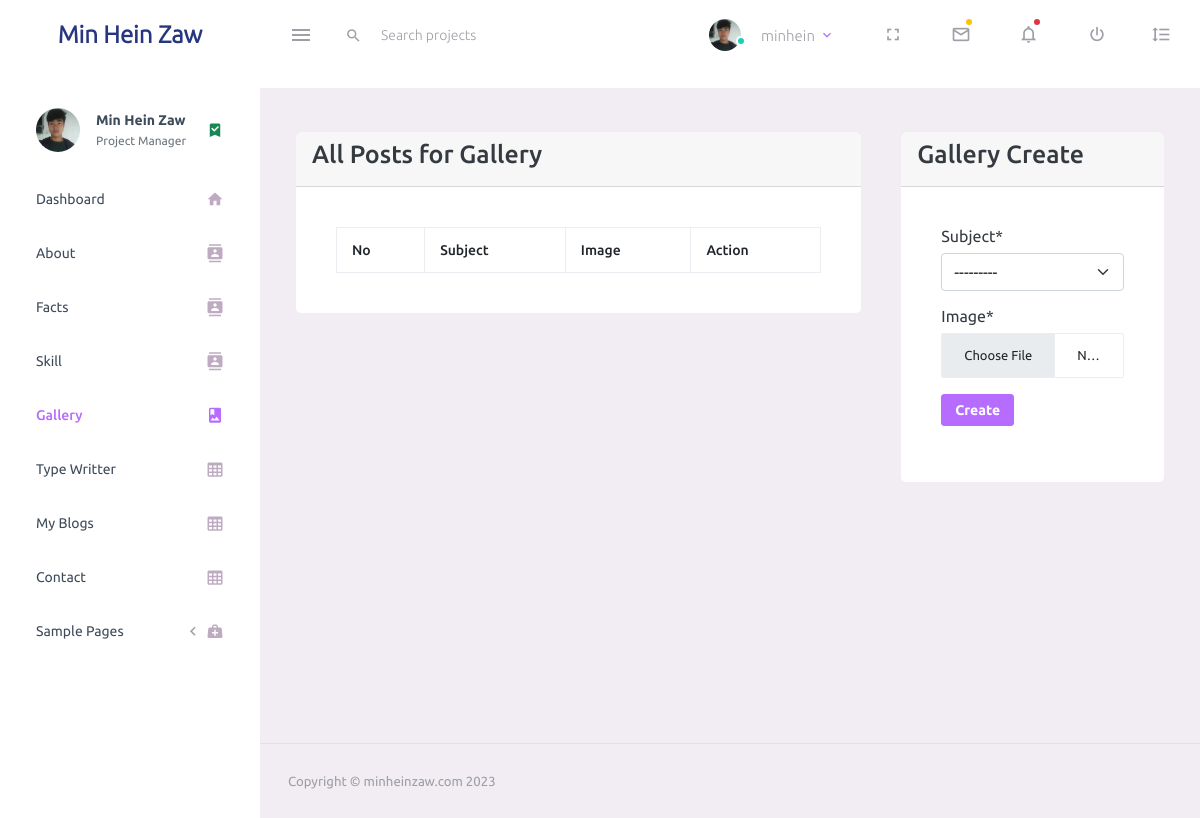
/gallery/ (signed in), run on an earlier commit of the app's database.
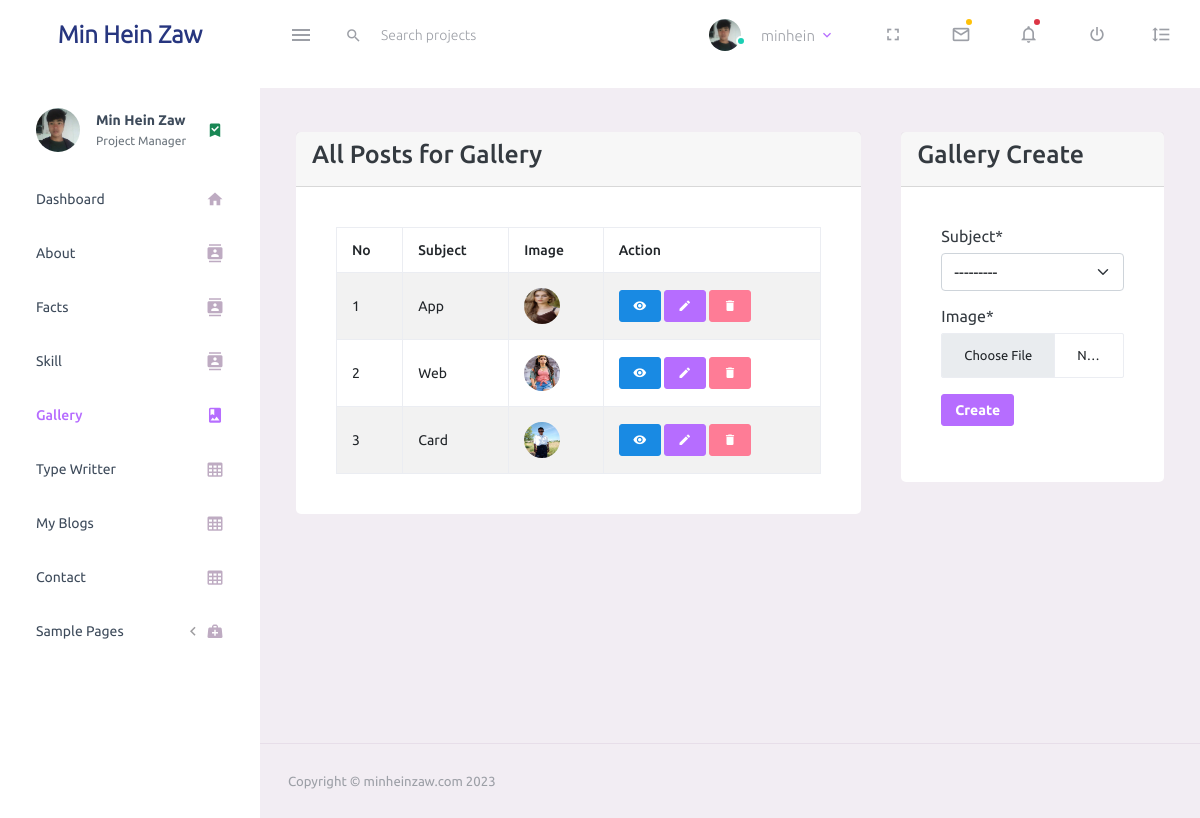
And on a later commit of the database.
### base/models.py (models this page shows, shortened)
class About(models.Model):
    name = models.CharField(max_length=100, null=True)
    birthday = models.DateField(null=True)
    email = models.EmailField(null=True)
    phone = models.CharField(max_length=15, null=True)
    address = models.CharField(max_length=100, null=True)
    description = RichTextField(null=True, blank=True)
    created = models.DateTimeField(auto_now=True)
    updated = models.DateTimeField(auto_now_add=True)

class Gallery(models.Model):
    subject = models.CharField(max_length=3, choices=SUBJECT, null=True)
    image = models.ImageField(upload_to="photoes/", null=True)

### base/views.py (the view)
# urls.py: path('gallery/', views.galleryPage, name="gallery"),
@login_required (login_url='login')
def galleryPage(request):
    abouts = About.objects.all()
    page = "gallery-create"
    forms = GalleryForm()
    galleries = Gallery.objects.all()
    if request.method == "POST":
        form = GalleryForm(request.POST, request.FILES)
        form.is_valid()
        form.save()
        messages.success(request, "Your Add Gallery is sucessfully!" )
        return redirect('gallery')
    context = {'page':page,'forms':forms, 'galleries':galleries, 'abouts':abouts}
    return render(request, 'backend/gallery/gallery.html', context)

### base/forms.py
class GalleryForm(forms.ModelForm):
    class Meta:
        model = Gallery
        fields = "__all__"
        widgets = {
            'subject':forms.Select(attrs=({'class':'custom_input'})),
            'image':forms.FileInput(attrs=({'placeholder':'Choice image...', 'class':'custom-input'})),
        }

### base/templates/backend/gallery/gallery.html (shortened to what this page needs)
{% extends 'main.html' %}
{% load crispy_forms_tags %}
{% block content %}
    <div class="row">
        <div class="col-md-8">
            <div class="card">
                <div class="card-header">
                    <h3>All Posts for Gallery</h3>
                </div>
                <div class="card-body">
                    <table class="table table-striped table-bordered">
                        <thead>
                            <tr>
                                <th>No</th>
                                <th>Subject</th>
                                <th>Image</th>
                                <th>Action</th>
                            </tr>
                        </thead>
                        <tbody>
                            {% for gallery in galleries %}
                                <tr>
                                    <td>{{forloop.counter}}</td>
                                    <td>{{gallery.get_subject_display}}</td>
                                    <td>
                                        <img src="{{gallery.image.url}}" alt="">
                                    </td>
                                    <td>
                                        <a href="{% url 'gallery-view' gallery.id %}" class="btn btn-info btn-sm"><span class="mdi mdi-eye"></span></a>
                                        <a href="{% url 'gallery-edit' gallery.id %}" class="btn btn-primary btn-sm"><span class="mdi mdi-pencil"></span></a>
                                        <a href="{% url 'gallery-delete' gallery.id %}" class="btn btn-danger btn-sm"><span class="mdi mdi-delete"></span></a>
                                    </td>
                                </tr>
                            {% endfor %}
                        </tbody>
                    </table>
                </div>
            </div>
        </div>
       {% if page == "gallery-create" %}
            <div class="col-md-4">
                <div class="card">
                    <div class="card-header">
                        <h3>Gallery Create</h3>
                    </div>
                    <div class="card-body">
                        <form action="" method="POST" enctype="multipart/form-data">
                            {{forms.subject|as_crispy_field}}
                            {{forms.image|as_crispy_field}}
                            <button type="submit" class="btn btn-primary btn-sm">Create</button>
                        </form>
                    </div>
                </div>
            </div>
        {% endif %}
    </div>
{% endblock content %}

### templates/sidebar.html (shortened to what this page needs)
{% load static %}
<nav class="sidebar sidebar-offcanvas" id="sidebar">
    <ul class="nav">
      <li class="nav-item nav-profile">
        <a href="#" class="nav-link">
          <div class="nav-profile-image">
            <img src="{% static 'assets/images/logo.jpg' %}" alt="profile">
          </div>
          <div class="nav-profile-text d-flex flex-column">
            {% for about in abouts %}
            <span class="font-weight-bold mb-2">{{about.name}}</span>
            {% endfor %}
            <span class="text-secondary text-small">Project Manager</span>
          </div>
          <i class="mdi mdi-bookmark-check text-success nav-profile-badge"></i>
        </a>
      </li>
      {% url 'index' as url %}
      <li class="nav-item {% if request.path == url %}active{% endif %}">
        <a class="nav-link" href="{% url 'index' %}">
          <span class="menu-title">Dashboard</span>
          <i class="mdi mdi-home menu-icon"></i>
        </a>
      </li>
      {% url 'about' as url %}
      <li class="nav-item {% if request.path == url %}active{% endif %}">
        <a class="nav-link" href="{% url 'about' %}">
          <span class="menu-title">About</span>
          <i class="mdi mdi-contacts menu-icon"></i>
        </a>
      </li>
      {% url 'fact' as url %}
      <li class="nav-item {% if request.path == url %}active{% endif %}">
        <a class="nav-link" href="{% url 'fact' %}">
          <span class="menu-title">Facts</span>
          <i class="mdi mdi-contacts menu-icon"></i>
        </a>
      </li>
      {% url 'skill' as url %}
      <li class="nav-item {% if request.path == url %}active{% endif %}">
        <a class="nav-link" href="{% url 'skill' %}">
          <span class="menu-title">Skill</span>
          <i class="mdi mdi-contacts menu-icon"></i>
        </a>
      </li>
      {% url 'gallery' as url %}
      <li class="nav-item {% if request.path == url %}active{% endif %}">
        <a class="nav-link" href="{% url 'gallery' %}">
          <span class="menu-title">Gallery</span>
          <i class="mdi mdi-image-album menu-icon"></i>
        </a>
      </li>
      {% url 'typewritter' as url %}
      <li class="nav-item {% if request.path == url %}active{% endif %}">
        <a class="nav-link" href="{% url 'typewritter' %}">
          <span class="menu-title">Type Writter</span>
          <i class="mdi mdi-table-large menu-icon"></i>
        </a>
      </li>
      {% url 'myblog' as url %}
      <li class="nav-item {% if request.path == url %}active{% endif %}">
        <a class="nav-link" href="{% url 'myblog' %}">
          <span class="menu-title">My Blogs</span>
          <i class="mdi mdi-table-large menu-icon"></i>
        </a>
      </li>
      {% url 'contact' as url %}
      <li class="nav-item {% if request.path == url %}active{% endif %}">
        <a class="nav-link" href="{% url 'contact' %}">
          <span class="menu-title">Contact</span>
          <i class="mdi mdi-table-large menu-icon"></i>
        </a>
      </li>
      <li class="nav-item">
        <a class="nav-link" data-bs-toggle="collapse" href="#general-pages" aria-expanded="false" aria-controls="general-pages">
          <span class="menu-title">Sample Pages</span>
          <i class="menu-arrow"></i>
          <i class="mdi mdi-medical-bag menu-icon"></i>
        </a>
      </li>
    </ul>
  </nav>

What changed in the data, as far as the page shows it:
added Gallery: subject "App", image (picture)
added Gallery: subject "Web", image (picture)
added Gallery: subject "Card", image (picture)
